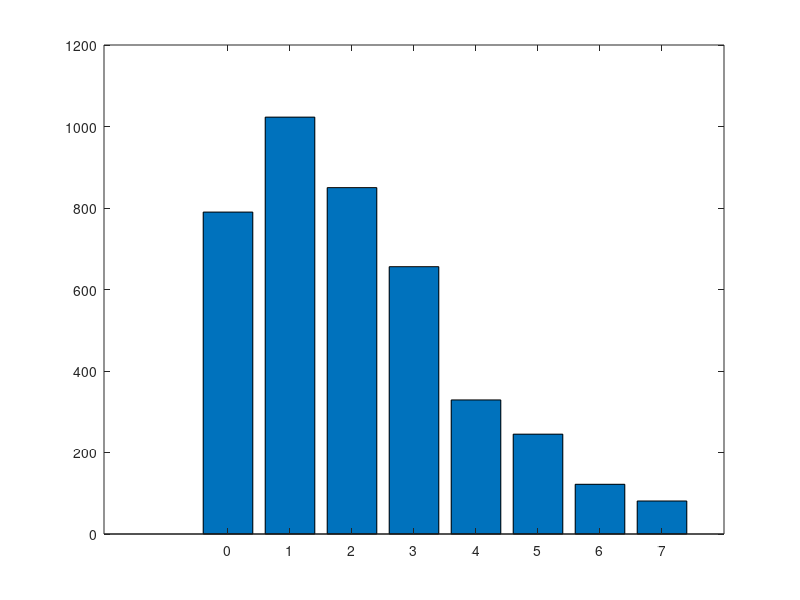
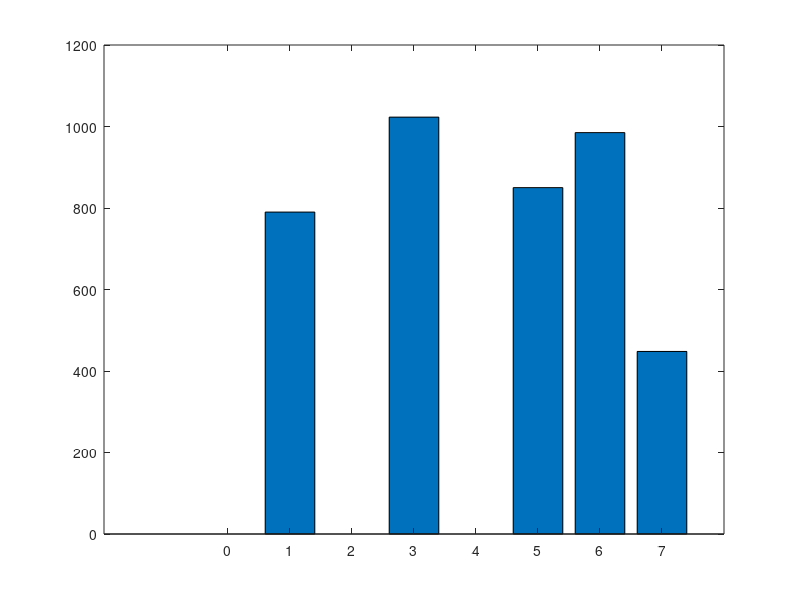

Write the MATLAB code that produced these figures, in order.
level=8;
%a=zeros(1,level);
a=[790 1023 850 656 329 245 122 81]
b=zeros(1,level);
r=zeros(1,level);
for i=1:level
    %a(1,i)=input('Enter next element');
    r(1,i)=i-1;
end
sum_a=sum(a(:));
x=0;
for i=1:level
    x=x+a(1,i);
    b(1,i)=x/sum_a*(level-1)
end
b=uint8(b)
newa=zeros(1,level);
for i=1:level
    newa(1,b(1,i)+1)=newa(1,b(1,i)+1)+a(1,i)
end
newa;
bar(r,a)
figure,bar(r,newa)


